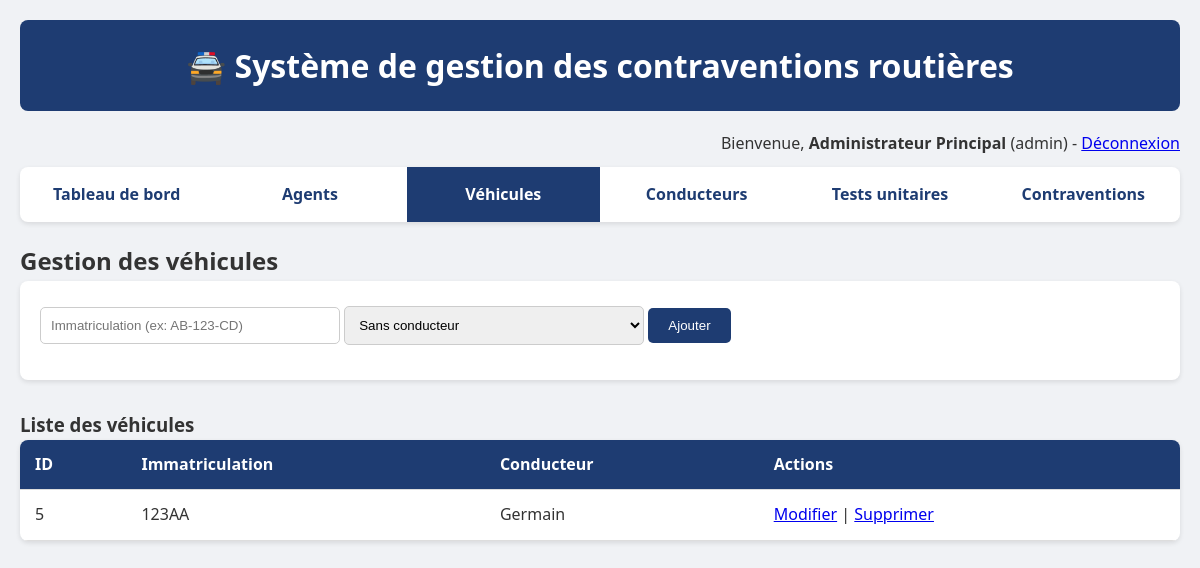
Screenshot of /index.php?page=vehicules (signed in) with the database file from the repository.
### tables this page shows
CREATE TABLE `vehicules` (
  `id` int(11) NOT NULL,
  `immatriculation` varchar(20) DEFAULT NULL,
  `marque` varchar(50) DEFAULT NULL,
  `conducteur_id` int(11) DEFAULT NULL
);

CREATE TABLE `conducteurs` (
  `id` int(11) NOT NULL,
  `nom` varchar(100) DEFAULT NULL,
  `prenom` varchar(100) DEFAULT NULL,
  `telephone` varchar(20) DEFAULT NULL,
  `adresse` varchar(255) DEFAULT NULL,
  `num_permis` varchar(20) DEFAULT NULL
);

### functions.php (called while the page is built, shortened)
<?php
function getAllVehicules($pdo) {
    $stmt = $pdo->query("SELECT * FROM vehicules ORDER BY id");
    return $stmt->fetchAll(PDO::FETCH_ASSOC);
}
?>

### pages/vehicules.php (the view, shortened to what this page needs)
<?php
$editId = $_GET['edit'] ?? 0;
$editImmat = $editConducteur = '';
?>
<h2>Gestion des véhicules</h2>
<form method="post">
    <input type="text" name="immatriculation" placeholder="Immatriculation (ex: AB-123-CD)" required value="<?= htmlspecialchars($editImmat) ?>">
    <select name="conducteur_id">
        <option value="">Sans conducteur</option>
    </select>
    <button type="submit" name="<?= $editId ? 'edit_vehicule' : 'add_vehicule' ?>">
        <?= $editId ? 'Modifier' : 'Ajouter' ?>
    </button>
</form>
<h3>Liste des véhicules</h3>
<table>
    <thead>
        <tr><th>ID</th><th>Immatriculation</th><th>Conducteur</th><th>Actions</th></tr>
    </thead>
    <tbody>
    <?php foreach (getAllVehicules($pdo) as $veh): ?>
        <?php
        $nomConducteur = '';
        if ($veh['conducteur_id']) {
            $stmt = $pdo->prepare("SELECT nom, prenom FROM conducteurs WHERE id = ?");
            $stmt->execute([$veh['conducteur_id']]);
            $cond = $stmt->fetch();
            if ($cond) $nomConducteur = $cond['nom'] . ' ' . $cond['prenom'];
        }
        ?>
        <tr>
            <td><?= $veh['id'] ?></td>
            <td><?= htmlspecialchars($veh['immatriculation']) ?></td>
            <td><?= htmlspecialchars($nomConducteur) ?: 'Aucun' ?></td>
            <td>
                <a href="?page=vehicules&edit=<?= $veh['id'] ?>">Modifier</a> |
                <a href="?page=vehicules&action=delete&id=<?= $veh['id'] ?>" onclick="return confirm('Supprimer ce véhicule ?')">Supprimer</a>
            </td>
        </tr>
    <?php endforeach; ?>
    </tbody>
</table>

### style.css (style rules this page uses)
* { margin: 0; padding: 0; box-sizing: border-box; }
body { font-family: 'Segoe UI', Tahoma, Geneva, Verdana, sans-serif; background: #f0f2f5; color: #333; line-height: 1.6; }
table { width: 100%; background: white; border-collapse: collapse; border-radius: 8px; overflow: hidden; box-shadow: 0 2px 5px rgba(0,0,0,0.1); }
th, td { padding: 12px 15px; text-align: left; border-bottom: 1px solid #ddd; }
th { background: #1e3c72; color: white; }
form { background: white; padding: 20px; border-radius: 8px; margin-bottom: 30px; box-shadow: 0 2px 5px rgba(0,0,0,0.1); }
input, select, button { padding: 10px; margin: 5px 0 15px; border: 1px solid #ccc; border-radius: 5px; width: 100%; max-width: 300px; }
button, .btn { background: #1e3c72; color: white; border: none; cursor: pointer; width: auto; padding: 10px 20px; }

### rows the page displays
vehicules: id "5", immatriculation "123AA", conducteur.prenom "Germain"

### other values shown
$_SESSION['user_nom'] "Administrateur Principal"
$_SESSION['user_role'] "admin"
